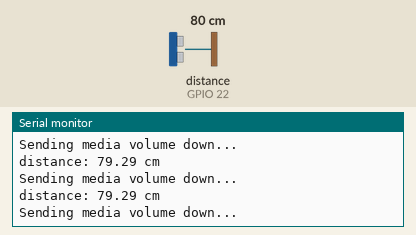
Recording of a sketch running on a simulated ESP32. Shown: the last lines printed to the serial monitor. Wiring (inferred from the names in the program): ultrasonic range finder: trigger GPIO 23; echo GPIO 22. Inputs (shaded band) come from the test bench; at power-on: distance to the obstacle (sensor on GPIO 22) 80 cm. The echo pulse lasts 58.3 µs per cm; USB keyboard and mouse output is not drawn.

Above: at 1.2 s.
1.3 s: distance to the obstacle (sensor on GPIO 22) set to 40 cm
At 1.44 s:
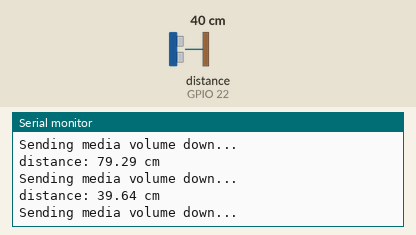
2.8 s: distance to the obstacle (sensor on GPIO 22) set to 32 cm
At 3.01 s:
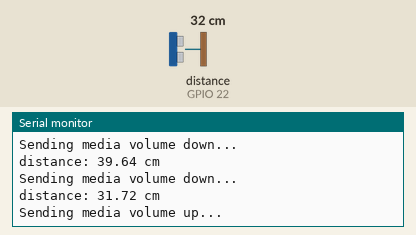
Timing chart, 0 to 5.8 s (numbered marks = the images above; inputs shaded):
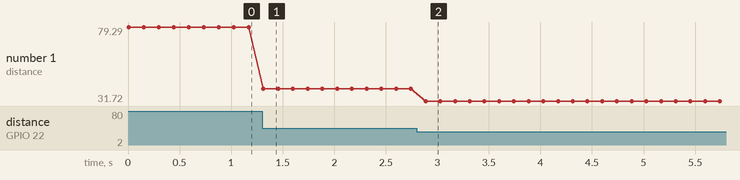

The sketch:

VolumeControl.ino
```cpp
#include <BleKeyboard.h>

BleKeyboard bleKeyboard;

#define TRIG_PIN 23 // ESP32 pin GIOP23 connected to Ultrasonic Sensor's TRIG pin
#define ECHO_PIN 22 // ESP32 pin GIOP22 connected to Ultrasonic Sensor's ECHO pin

float duration_us, distance_cm;

void setup() {
  // begin serial port
  Serial.begin (115200);

  // configure the trigger pin to output mode
  pinMode(TRIG_PIN, OUTPUT);
  // configure the echo pin to input mode
  pinMode(ECHO_PIN, INPUT);

  Serial.println("Starting BLE work!");
  bleKeyboard.begin();
}

void loop() {
  // generate 10-microsecond pulse to TRIG pin
  digitalWrite(TRIG_PIN, HIGH);
  delayMicroseconds(10);
  digitalWrite(TRIG_PIN, LOW);

  // measure duration of pulse from ECHO pin
  duration_us = pulseIn(ECHO_PIN, HIGH);

  // calculate the distance
  distance_cm = 0.017 * duration_us;

  // print the value to Serial Monitor
  Serial.print("distance: ");
  Serial.print(distance_cm);
  Serial.println(" cm");

  if(bleKeyboard.isConnected()) {
    if(distance_cm < 35) {
      Serial.println("Sending media volume up...");
      for(int i = 0 ; i < 10 ; i++) {
        bleKeyboard.write(KEY_MEDIA_VOLUME_UP);    //turn volume down to appropriate level
        delay(2);
      }
    }

    if(distance_cm >= 35) {
      Serial.println("Sending media volume down...");
      for(int i = 0 ; i < 10 ; i++) {
        bleKeyboard.write(KEY_MEDIA_VOLUME_DOWN);    //turn volume down to appropriate level
        delay(2);
      }
    }
  }
  delay(100);
}
```

Measured:
- the behaviour switches between 36 and 35 cm on distance to the obstacle (sensor on GPIO 22) (found by bisection; images 1 and 2)
- after the input at 1.3 s, the serial monitor: prints a new line at once (image 1)
- after the input at 2.8 s, the serial monitor: prints a new line after 0.09 s (image 2)
- plotted number 1: 79.29 → 39.64 after the input at 1.3 s, 39.64 → 31.72 after the input at 2.8 s
